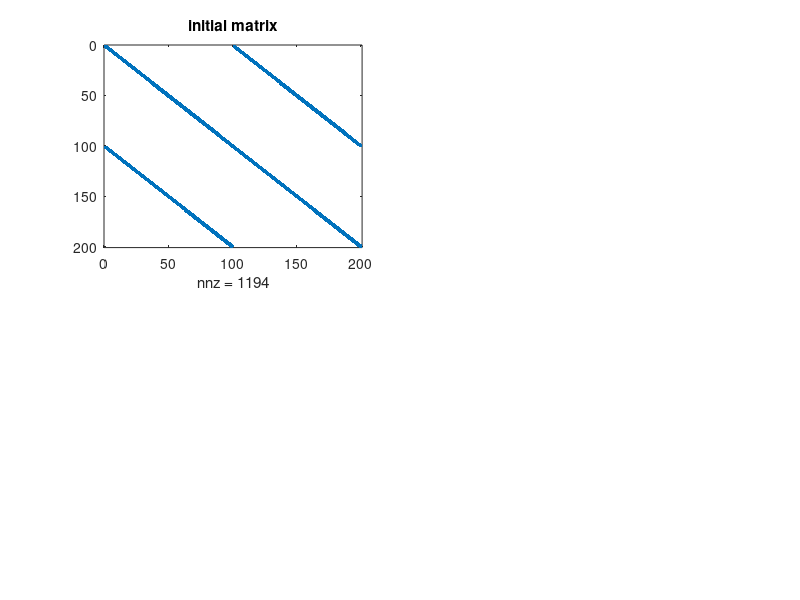

This chart was generated by the following MATLAB code: (Note: this script raises an error after producing the figure.)
%
clear all
%
N = 100
%
A = sparse(N,N);
%
D = sparse(1:N,1:N,   4,N,N);
E = sparse(2:N,1:N-1, 2,N,N);
%F = sparse(3:N,1:N-2, 1,N,N);
%
%A = D + E + E' + F + F' ;
A = D + E + E'  ;
%
%
T = sparse(2*N,2*N);
T(  1:N  ,  1:N  ) = A;
T(N+1:N+N,1+N:N+N) = A;
T(N+1:N+N,  1:N  ) = A;
T(  1:  N,N+1:N+N) = A;
%
T = T + 5*sparse(1:2*N,1:2*N,   4,2*N,2*N);
T = T + 5*sparse(2:2*N,1:2*N-1, 2,2*N,2*N);
T = T + 5*sparse(1:2*N-1,2:2*N, 2,2*N,2*N);
%
spy(T);
%
figure(1);
subplot(2,2,1)
spy(T); title('initial matrix');
%
p2 = symmmd(T); B = T(p2,p2);
%
subplot(2,2,2);
spy(B); title('with minimum degre'); 
%
%
p3 = symrcm(T); C = T(p3,p3);
%
subplot(2,2,4);
spy(C); title('with cuthill-mackee');
%
%
subplot(2,2,3);
spy(T(:,p3)); title('just with colperm');
%
%
% LU factorisation
%[L1,U1] = luinc(T,0.0);
%[L2,U2] = luinc(B,0.0);
%[L3,U3] = luinc(C,0.0);
[L1,U1] = lu(T);
[L2,U2] = lu(B);
[L3,U3] = lu(C);
%
%
figure(2)
subplot(2,2,1); spy(L1+U1); title('LU from initial matrix');
subplot(2,2,2); spy(L2+U2); title('LU from minimum degre'); 
subplot(2,2,4); spy(L3+U3); title('LU from cuthill-mackee');
%
b = (1:2*N)' ;
% solve with the reduced banded matrix
Pb = b(p3);
Psol = C\Pb;
%
% inverse permutation
for i=1:2*N
   inv_p3(p3(i)) = i
end
%%P3 = zeros(2*N,2*N);
%%for i=1:2*N
%%  P3(i,p3(i)) = 1;
%%end;
%%
%%INV_P3 = inv(P3);
%%
%%for i=1:2*N
%%for j=1:2*N
%%  if INV_P3(i,j) == 1 inv_p3(i)=j; end;
%%end;
%%end;
%
% Compare sol_b and sol ...
sol_b = Psol(inv_p3);
sol_a = T\b;
%
%
